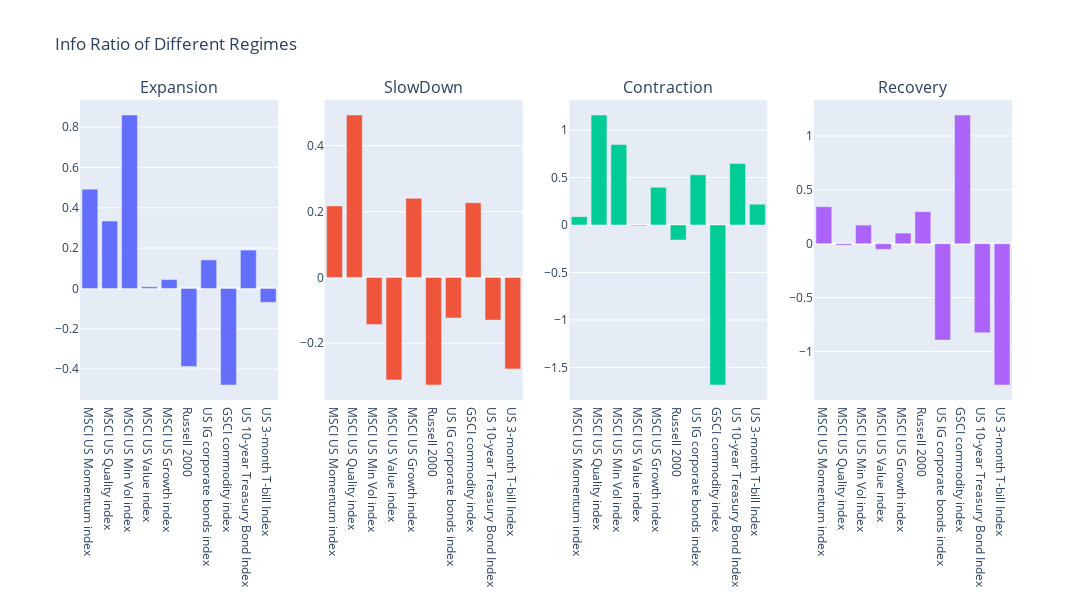

Notebook code cell kept with this figure:
### Code cell
import plotly.graph_objects as go
from plotly.subplots import make_subplots

# Create subplots with 2 rows and 2 columns
fig = make_subplots(rows=1, cols=4, subplot_titles=['Expansion', 'SlowDown', 'Contraction', 'Recovery'])

for i, regime_name in enumerate(['Expansion', 'SlowDown', 'Contraction', 'Recovery']):
    info_ratio = regimeDf[regimeDf['Regime'] == regime_name].loc[['Info Ratio']].drop(['Benchmark', 'Regime'], axis=1)
    
    # Add a bar trace to the subplot
    trace = go.Bar(x=info_ratio.columns, y=info_ratio.loc['Info Ratio'], name='Info Ratio')
    row = 1 
    col = i + 1
    fig.add_trace(trace, row=row, col=col)
fig.update_layout(width=1200, height=600)
# Update layout
fig.update_layout(title_text='Info Ratio of Different Regimes', showlegend=False)

# Show the plot
fig.show()

### Figure 1 — Plotly figure (JSON) as saved in the notebook; plotly's stock layout.template omitted (floating-point values rounded to 4 significant figures)
{"data": [{"name": "Info Ratio", "type": "bar", "x": ["MSCI US Momentum index", "MSCI US Quality index", "MSCI US Min Vol index", "MSCI US Value index", "MSCI US Growth index", "Russell 2000", "US IG corporate bonds index", "GSCI commodity index", "US 10-year Treasury Bond Index", "US 3-month T-bill Index"], "xaxis": "x", "y": [0.4922, 0.3342, 0.8598, 0.008118, 0.04419, -0.3866, 0.1415, -0.4785, 0.1903, -0.06871], "yaxis": "y"}, {"name": "Info Ratio", "type": "bar", "x": ["MSCI US Momentum index", "MSCI US Quality index", "MSCI US Min Vol index", "MSCI US Value index", "MSCI US Growth index", "Russell 2000", "US IG corporate bonds index", "GSCI commodity index", "US 10-year Treasury Bond Index", "US 3-month T-bill Index"], "xaxis": "x2", "y": [0.2171, 0.4931, -0.1432, -0.3112, 0.2401, -0.3267, -0.1231, 0.2267, -0.1296, -0.2779], "yaxis": "y2"}, {"name": "Info Ratio", "type": "bar", "x": ["MSCI US Momentum index", "MSCI US Quality index", "MSCI US Min Vol index", "MSCI US Value index", "MSCI US Growth index", "Russell 2000", "US IG corporate bonds index", "GSCI commodity index", "US 10-year Treasury Bond Index", "US 3-month T-bill Index"], "xaxis": "x3", "y": [0.08732, 1.158, 0.8477, -0.008615, 0.3964, -0.1583, 0.5281, -1.685, 0.6472, 0.2189], "yaxis": "y3"}, {"name": "Info Ratio", "type": "bar", "x": ["MSCI US Momentum index", "MSCI US Quality index", "MSCI US Min Vol index", "MSCI US Value index", "MSCI US Growth index", "Russell 2000", "US IG corporate bonds index", "GSCI commodity index", "US 10-year Treasury Bond Index", "US 3-month T-bill Index"], "xaxis": "x4", "y": [0.3433, -0.01339, 0.1727, -0.05198, 0.09861, 0.2976, -0.8941, 1.194, -0.826, -1.31], "yaxis": "y4"}], "layout": {"annotations": [{"font": {"size": 16}, "showarrow": false, "text": "Expansion", "x": 0.1062, "xanchor": "center", "xref": "paper", "y": 1, "yanchor": "bottom", "yref": "paper"}, {"font": {"size": 16}, "showarrow": false, "text": "SlowDown", "x": 0.3688, "xanchor": "center", "xref": "paper", "y": 1, "yanchor": "bottom", "yref": "paper"}, {"font": {"size": 16}, "showarrow": false, "text": "Contraction", "x": 0.6313, "xanchor": "center", "xref": "paper", "y": 1, "yanchor": "bottom", "yref": "paper"}, {"font": {"size": 16}, "showarrow": false, "text": "Recovery", "x": 0.8938, "xanchor": "center", "xref": "paper", "y": 1, "yanchor": "bottom", "yref": "paper"}], "height": 600, "showlegend": false, "title": {"text": "Info Ratio of Different Regimes"}, "width": 1200, "xaxis": {"anchor": "y", "domain": [0, 0.2125]}, "xaxis2": {"anchor": "y2", "domain": [0.2625, 0.475]}, "xaxis3": {"anchor": "y3", "domain": [0.525, 0.7375]}, "xaxis4": {"anchor": "y4", "domain": [0.7875, 1]}, "yaxis": {"anchor": "x", "domain": [0, 1]}, "yaxis2": {"anchor": "x2", "domain": [0, 1]}, "yaxis3": {"anchor": "x3", "domain": [0, 1]}, "yaxis4": {"anchor": "x4", "domain": [0, 1]}}}
